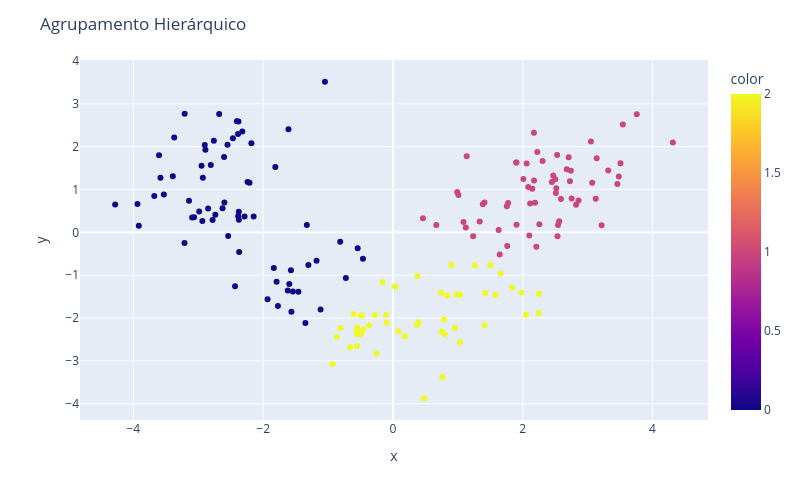

Notebook code cell kept with this figure:
### Code cell
graf = px.scatter(x = df_pca[:,0], y = df_pca[:,1], color=classificacao4)
graf.update_layout(width=800,height=500,title_text='Agrupamento Hierárquico')
graf.show()

### Figure 1 — Plotly figure (JSON) as saved in the notebook; plotly's stock layout.template omitted (floating-point values rounded to 4 significant figures; data arrays with more than 128 entries replaced by an {"elided": "..."} marker saying what was removed)
{"data": [{"hovertemplate": "x=%{x}<br>y=%{y}<br>color=%{marker.color}<extra></extra>", "legendgroup": "", "marker": {"color": {"elided": "178 int values"}, "coloraxis": "coloraxis", "symbol": "circle"}, "mode": "markers", "name": "", "orientation": "v", "showlegend": false, "type": "scatter", "x": {"elided": "178 float values"}, "xaxis": "x", "y": {"elided": "178 float values"}, "yaxis": "y"}], "layout": {"coloraxis": {"colorbar": {"title": {"text": "color"}}, "colorscale": [[0, "#0d0887"], [0.1111, "#46039f"], [0.2222, "#7201a8"], [0.3333, "#9c179e"], [0.4444, "#bd3786"], [0.5556, "#d8576b"], [0.6667, "#ed7953"], [0.7778, "#fb9f3a"], [0.8889, "#fdca26"], [1, "#f0f921"]]}, "height": 500, "legend": {"tracegroupgap": 0}, "margin": {"t": 60}, "title": {"text": "Agrupamento Hierárquico"}, "width": 800, "xaxis": {"anchor": "y", "domain": [0, 1], "title": {"text": "x"}}, "yaxis": {"anchor": "x", "domain": [0, 1], "title": {"text": "y"}}}}
